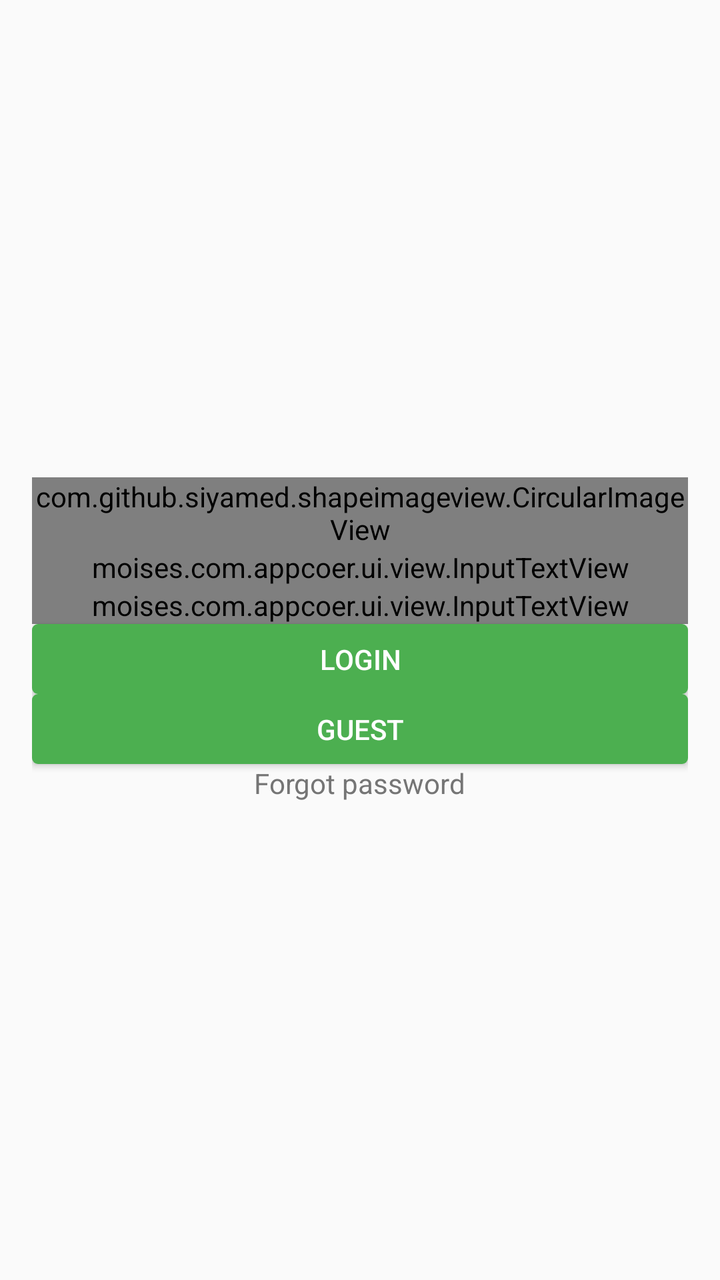
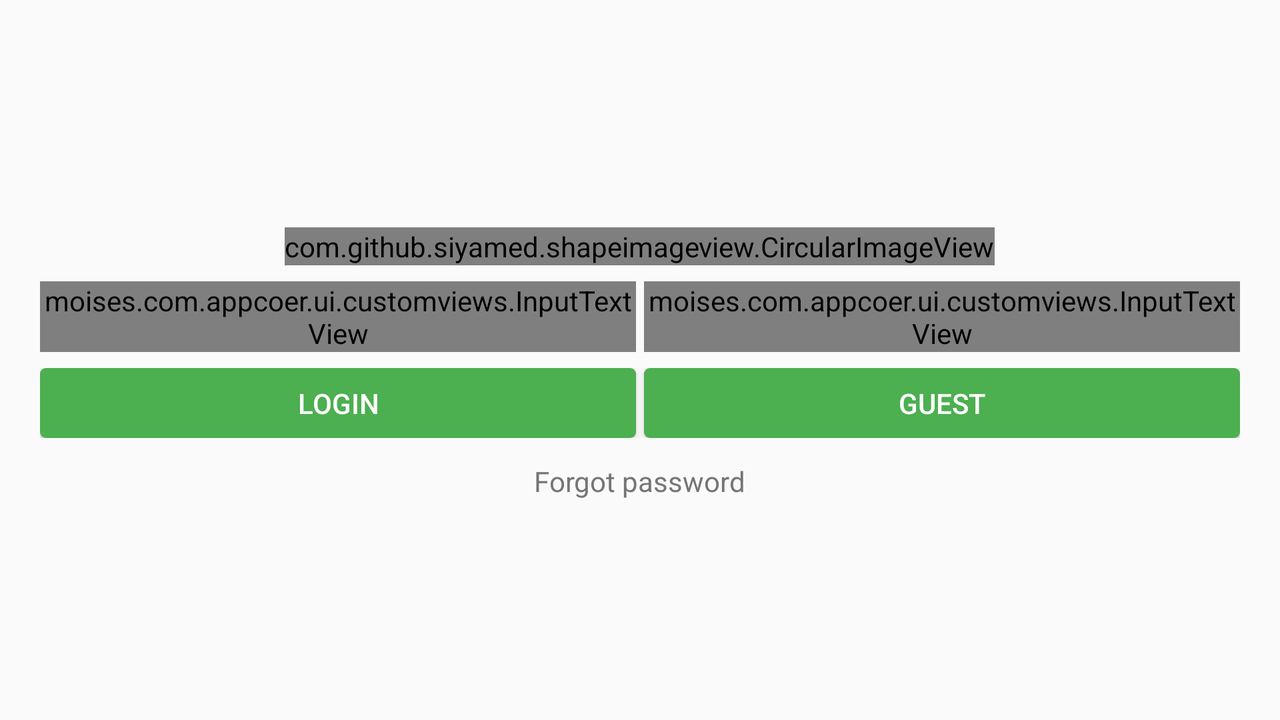

The same Android screen from two of the app's own layout files: first res/layout/ as a phone draws it, then the repository's variant for another configuration, drawn on a device whose configuration selects that folder. Both files follow.
<!-- AndroidManifest.xml: application theme AppTheme.NoActionBar -->
<!-- res/layout/fragment_login.xml -->
<ScrollView xmlns:android="http://schemas.android.com/apk/res/android"
    xmlns:tools="http://schemas.android.com/tools"
    android:layout_width="match_parent"
    android:layout_height="match_parent"
    xmlns:moi="http://schemas.android.com/apk/res-auto"
    xmlns:app="http://schemas.android.com/apk/res-auto"
    tools:context="moises.com.appcoer.ui.fragments.LoginFragment">

    <LinearLayout
        android:layout_width="match_parent"
        android:layout_height="wrap_content"
        android:orientation="vertical"
        android:layout_gravity="center"
        android:padding="@dimen/activity_vertical_margin">

        <com.github.siyamed.shapeimageview.CircularImageView
            android:id="@+id/civ_image_user"
            android:layout_width="wrap_content"
            android:layout_height="wrap_content"
            android:src="@mipmap/logo"
            android:layout_gravity="center_horizontal"
            android:layout_margin="@dimen/margin_medium_global"
            app:siBorderWidth="2dp"
            app:siBorderColor="@color/colorPrimaryLight"/>

        <moises.com.appcoer.ui.view.InputTextView
            android:id="@+id/itv_user_name"
            android:layout_width="match_parent"
            android:layout_height="wrap_content"
            moi:iconImage="@drawable/svg_email"
            moi:hint="@string/registration_number"
            android:text=""
            android:inputType="textEmailAddress"
            android:layout_marginTop="@dimen/margin_min_global"/>

        <moises.com.appcoer.ui.view.InputTextView
            android:id="@+id/itv_password"
            android:layout_width="match_parent"
            android:layout_height="wrap_content"
            moi:iconImage="@drawable/svg_lock"
            moi:hint="@string/password"
            android:text=""
            android:inputType="textPassword"/>

        <Button
            android:id="@+id/b_login"
            style="@style/ButtonCustom"
            android:layout_marginTop="@dimen/margin_max_global"
            android:text="@string/log_in" />

        <Button
            android:id="@+id/b_guest"
            style="@style/ButtonCustom"
            android:layout_marginTop="@dimen/margin_max_global"
            android:text="@string/guest" />

        <TextView
            android:id="@+id/tv_forgot_password"
            style="@style/TextViewSmall"
            android:text="@string/forgot_password"
            android:textColor="@color/colorSecondaryText"
            android:layout_marginTop="@dimen/margin_medium_global"
            android:background="?selectableItemBackground"
            android:layout_gravity="center_horizontal"/>

    </LinearLayout>

</ScrollView>
<!-- resources referenced by this layout -->
<resources>
  <color name="colorPrimaryLight">#C8E6C9</color>
  <color name="colorSecondaryText">#757575</color>
  <dimen name="activity_vertical_margin">16dp</dimen>
  <!-- drawable svg_email (drawable) -->
  <vector xmlns:android="http://schemas.android.com/apk/res/android"
      android:height="24dp"
      android:width="24dp"
      android:viewportWidth="24"
      android:viewportHeight="24">
      <path android:fillColor="#696969" android:pathData="M20,8L12,13L4,8V6L12,11L20,6M20,4H4C2.89,4 2,4.89 2,6V18A2,2 0 0,0 4,20H20A2,2 0 0,0 22,18V6C22,4.89 21.1,4 20,4Z" />
  </vector>
  <!-- drawable svg_lock (drawable) -->
  <vector xmlns:android="http://schemas.android.com/apk/res/android"
      android:height="24dp"
      android:width="24dp"
      android:viewportWidth="24"
      android:viewportHeight="24">
      <path android:fillColor="#696969" android:pathData="M12,17A2,2 0 0,0 14,15C14,13.89 13.1,13 12,13A2,2 0 0,0 10,15A2,2 0 0,0 12,17M18,8A2,2 0 0,1 20,10V20A2,2 0 0,1 18,22H6A2,2 0 0,1 4,20V10C4,8.89 4.9,8 6,8H7V6A5,5 0 0,1 12,1A5,5 0 0,1 17,6V8H18M12,3A3,3 0 0,0 9,6V8H15V6A3,3 0 0,0 12,3Z" />
  </vector>
  <!-- mipmap logo: png bitmap (mipmap-hdpi, 13508 bytes) -->
  <string name="forgot_password">Forgot password</string>
  <string name="guest">Guest</string>
  <string name="log_in">Login</string>
  <string name="password">Password</string>
  <string name="registration_number">Registration number</string>
  <style name="ButtonCustom">
          <item name="android:layout_width">match_parent</item>
          <item name="android:layout_height">35dp</item>
          <item name="android:textColor">@android:color/white</item>
          <item name="android:textStyle">normal</item>
          <item name="android:background">@drawable/bg_button</item>
          <item name="android:padding">@dimen/padding_min</item>
      </style>
  <style name="TextViewSmall">
          <item name="android:layout_width">wrap_content</item>
          <item name="android:layout_height">wrap_content</item>
          <item name="android:textAppearance">?android:attr/textAppearanceSmall</item>
          <item name="android:textColor">@color/colorPrimaryText</item>
          <item name="android:textStyle">normal</item>
      </style>
  <!-- from res/values-v21/ -->
  <style name="AppTheme.NoActionBar">
          <item name="android:windowContentTransitions">true</item>
          <item name="android:windowAllowEnterTransitionOverlap">false</item>
          <item name="android:windowAllowReturnTransitionOverlap">false</item>
  
          <item name="windowActionBar">false</item>
          <item name="windowNoTitle">true</item>
  
          <item name="android:windowDrawsSystemBarBackgrounds">true</item>
          <item name="android:statusBarColor">@color/colorPrimaryDark</item>
          <item name="android:windowTranslucentNavigation">false</item>
      </style>
  <!-- drawable bg_button (drawable) -->
  <?xml version="1.0" encoding="utf-8"?>
  <selector xmlns:android="http://schemas.android.com/apk/res/android">
      <item android:state_pressed="true">
          <shape>
              <solid android:color="@color/colorPrimaryLight" />
              <corners android:radius="@dimen/radius_3" />
          </shape>
      </item>
  
      <item android:state_pressed="false">
          <shape>
              <solid android:color="@color/colorPrimary" />
              <corners android:radius="@dimen/radius_3" />
          </shape>
      </item>
  
  </selector>
  <dimen name="padding_min">5dp</dimen>
  <color name="colorPrimaryText">#212121</color>
  <color name="colorPrimaryDark">#388E3C</color>
  <dimen name="radius_3">3dp</dimen>
  <color name="colorPrimary">#4CAF50</color>
</resources>
<!-- res/layout-land/fragment_login.xml (the repository's variant of the layout above) -->
<!-- drawn on the phone turned sideways -->
<ScrollView xmlns:android="http://schemas.android.com/apk/res/android"
    xmlns:tools="http://schemas.android.com/tools"
    android:layout_width="match_parent"
    android:layout_height="match_parent"
    xmlns:moi="http://schemas.android.com/apk/res-auto"
    xmlns:app="http://schemas.android.com/apk/res-auto"
    tools:context="moises.com.appcoer.ui.login.LoginFragment">

    <LinearLayout
        android:layout_width="match_parent"
        android:layout_height="wrap_content"
        android:orientation="vertical"
        android:layout_gravity="center"
        android:padding="@dimen/activity_vertical_margin">

        <com.github.siyamed.shapeimageview.CircularImageView
            android:id="@+id/civ_image_user"
            android:layout_width="wrap_content"
            android:layout_height="wrap_content"
            android:src="@mipmap/logo"
            android:layout_gravity="center_horizontal"
            android:layout_margin="@dimen/margin_min"
            app:siBorderWidth="2dp"
            app:siBorderColor="@color/colorPrimaryLight"/>

        <LinearLayout
            android:layout_width="match_parent"
            android:layout_height="wrap_content"
            android:orientation="horizontal"
            android:layout_margin="@dimen/margin_min">

            <moises.com.appcoer.ui.customviews.InputTextView
                android:id="@+id/itv_user_name"
                android:layout_width="0dp"
                android:layout_weight="1"
                android:layout_height="wrap_content"
                moi:iconImage="@drawable/svg_email"
                moi:hint="@string/registration_number"
                android:text=""
                android:inputType="textEmailAddress"
                android:layout_marginRight="@dimen/margin_min"/>

            <moises.com.appcoer.ui.customviews.InputTextView
                android:id="@+id/itv_password"
                android:layout_width="0dp"
                android:layout_weight="1"
                android:layout_height="wrap_content"
                moi:iconImage="@drawable/svg_lock"
                moi:hint="@string/password"
                android:text=""
                android:inputType="textPassword"/>

        </LinearLayout>


        <LinearLayout
            android:layout_width="match_parent"
            android:layout_height="wrap_content"
            android:orientation="horizontal"
            android:layout_margin="@dimen/margin_min">
            <Button
                android:id="@+id/b_login"
                style="@style/ButtonCustom"
                android:layout_width="0dp"
                android:layout_weight="1"
                android:text="@string/log_in"
                android:layout_marginRight="@dimen/margin_min"/>
            <Button
                android:id="@+id/b_guest"
                style="@style/ButtonCustom"
                android:layout_width="0dp"
                android:layout_weight="1"
                android:text="@string/guest" />
        </LinearLayout>

        <TextView
            android:id="@+id/tv_forgot_password"
            style="@style/TextViewSmall"
            android:text="@string/forgot_password"
            android:textColor="@color/colorSecondaryText"
            android:layout_marginTop="@dimen/margin_medium"
            android:background="?selectableItemBackground"
            android:layout_gravity="center_horizontal"/>

    </LinearLayout>

</ScrollView>
<!-- resources referenced by the variant -->
<!-- as the phone turned sideways resolves them -->
<resources>
  <color name="colorPrimaryLight">#C8E6C9</color>
  <color name="colorSecondaryText">#757575</color>
  <dimen name="activity_vertical_margin">16dp</dimen>
  <dimen name="margin_medium">8dp</dimen>
  <dimen name="margin_min">4dp</dimen>
  <!-- drawable svg_email (drawable) -->
  <vector xmlns:android="http://schemas.android.com/apk/res/android"
      android:height="24dp"
      android:width="24dp"
      android:viewportWidth="24"
      android:viewportHeight="24">
      <path android:fillColor="#696969" android:pathData="M20,8L12,13L4,8V6L12,11L20,6M20,4H4C2.89,4 2,4.89 2,6V18A2,2 0 0,0 4,20H20A2,2 0 0,0 22,18V6C22,4.89 21.1,4 20,4Z" />
  </vector>
  <!-- drawable svg_lock (drawable) -->
  <vector xmlns:android="http://schemas.android.com/apk/res/android"
      android:height="24dp"
      android:width="24dp"
      android:viewportWidth="24"
      android:viewportHeight="24">
      <path android:fillColor="#696969" android:pathData="M12,17A2,2 0 0,0 14,15C14,13.89 13.1,13 12,13A2,2 0 0,0 10,15A2,2 0 0,0 12,17M18,8A2,2 0 0,1 20,10V20A2,2 0 0,1 18,22H6A2,2 0 0,1 4,20V10C4,8.89 4.9,8 6,8H7V6A5,5 0 0,1 12,1A5,5 0 0,1 17,6V8H18M12,3A3,3 0 0,0 9,6V8H15V6A3,3 0 0,0 12,3Z" />
  </vector>
  <!-- mipmap logo: png bitmap (mipmap-hdpi, 13508 bytes) -->
  <string name="forgot_password">Forgot password</string>
  <string name="guest">Guest</string>
  <string name="log_in">Login</string>
  <string name="password">Password</string>
  <string name="registration_number">Registration number</string>
  <style name="ButtonCustom">
          <item name="android:layout_width">match_parent</item>
          <item name="android:layout_height">35dp</item>
          <item name="android:textColor">@android:color/white</item>
          <item name="android:textStyle">normal</item>
          <item name="android:background">@drawable/bg_button</item>
          <item name="android:padding">@dimen/padding_min</item>
      </style>
  <style name="TextViewSmall">
          <item name="android:layout_width">wrap_content</item>
          <item name="android:layout_height">wrap_content</item>
          <item name="android:textAppearance">?android:attr/textAppearanceSmall</item>
          <item name="android:textColor">@color/colorPrimaryText</item>
          <item name="android:textStyle">normal</item>
      </style>
  <!-- from res/values-v21/ -->
  <style name="AppTheme.NoActionBar">
          <item name="android:windowContentTransitions">true</item>
          <item name="android:windowAllowEnterTransitionOverlap">false</item>
          <item name="android:windowAllowReturnTransitionOverlap">false</item>
  
          <item name="windowActionBar">false</item>
          <item name="windowNoTitle">true</item>
  
          <item name="android:windowDrawsSystemBarBackgrounds">true</item>
          <item name="android:statusBarColor">@color/colorPrimaryDark</item>
          <item name="android:windowTranslucentNavigation">false</item>
      </style>
  <!-- drawable bg_button (drawable) -->
  <?xml version="1.0" encoding="utf-8"?>
  <selector xmlns:android="http://schemas.android.com/apk/res/android">
      <item android:state_pressed="true">
          <shape>
              <solid android:color="@color/colorPrimaryLight" />
              <corners android:radius="@dimen/radius_3" />
          </shape>
      </item>
  
      <item android:state_pressed="false">
          <shape>
              <solid android:color="@color/colorPrimary" />
              <corners android:radius="@dimen/radius_3" />
          </shape>
      </item>
  
  </selector>
  <dimen name="padding_min">5dp</dimen>
  <color name="colorPrimaryText">#212121</color>
  <color name="colorPrimaryDark">#388E3C</color>
  <dimen name="radius_3">3dp</dimen>
  <color name="colorPrimary">#4CAF50</color>
</resources>
